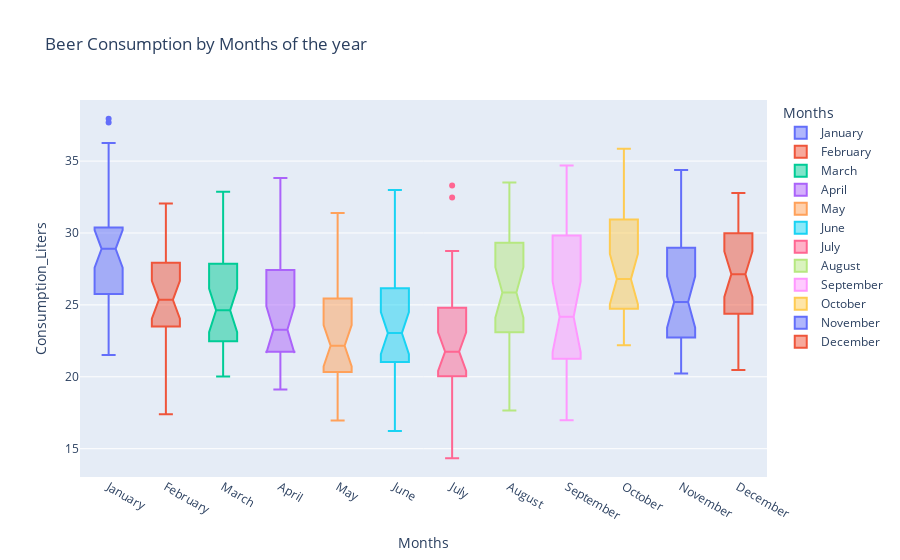

Source (notebook cell):
### Markdown cell above
##### How much beer was consumed each month?

### Code cell
fig = px.box(df, x="Months", y="Consumption_Liters", color="Months", orientation='v', notched=True, title = 'Beer Consumption by Months of the year' )

fig.show()

### Figure 1 — Plotly figure (JSON) as saved in the notebook; plotly's stock layout.template omitted (floating-point values rounded to 4 significant figures)
{"data": [{"alignmentgroup": "True", "hovertemplate": "Months=%{x}<br>Consumption_Liters=%{y}<extra></extra>", "legendgroup": "January", "marker": {"color": "#636efa"}, "name": "January", "notched": true, "offsetgroup": "January", "orientation": "v", "showlegend": true, "type": "box", "x": ["January", "January", "January", "January", "January", "January", "January", "January", "January", "January", "January", "January", "January", "January", "January", "January", "January", "January", "January", "January", "January", "January", "January", "January", "January", "January", "January", "January", "January", "January", "January"], "x0": " ", "xaxis": "x", "y": [25.46, 28.97, 30.81, 29.8, 28.9, 28.22, 29.73, 28.4, 24.89, 37.94, 36.25, 25.74, 26.99, 31.82, 25.72, 29.94, 37.69, 30.52, 29.27, 35.13, 29.13, 25.8, 21.78, 28.35, 31.09, 21.52, 29.97, 22.6, 22.7, 26.84, 27.03], "y0": " ", "yaxis": "y"}, {"alignmentgroup": "True", "hovertemplate": "Months=%{x}<br>Consumption_Liters=%{y}<extra></extra>", "legendgroup": "February", "marker": {"color": "#EF553B"}, "name": "February", "notched": true, "offsetgroup": "February", "orientation": "v", "showlegend": true, "type": "box", "x": ["February", "February", "February", "February", "February", "February", "February", "February", "February", "February", "February", "February", "February", "February", "February", "February", "February", "February", "February", "February", "February", "February", "February", "February", "February", "February", "February", "February"], "x0": " ", "xaxis": "x", "y": [32.06, 24.1, 31.66, 24.74, 19.95, 22.82, 28.89, 29.93, 24.06, 21.14, 26.8, 26.39, 24.22, 30.23, 24.97, 25.34, 17.4, 21.39, 22.92, 24.57, 30.94, 30.82, 25.69, 26.96, 25.37, 22.78, 26.24, 26.47], "y0": " ", "yaxis": "y"}, {"alignmentgroup": "True", "hovertemplate": "Months=%{x}<br>Consumption_Liters=%{y}<extra></extra>", "legendgroup": "March", "marker": {"color": "#00cc96"}, "name": "March", "notched": true, "offsetgroup": "March", "orientation": "v", "showlegend": true, "type": "box", "x": ["March", "March", "March", "March", "March", "March", "March", "March", "March", "March", "March", "March", "March", "March", "March", "March", "March", "March", "March", "March", "March", "March", "March", "March", "March", "March", "March", "March", "March", "March", "March"], "x0": " ", "xaxis": "x", "y": [27.48, 28.75, 24.15, 22.99, 30.3, 22.65, 29.09, 24.62, 20.02, 23.04, 22.93, 22.41, 21.28, 28.84, 32.87, 20.9, 26.27, 20.17, 23.63, 24.21, 28.63, 25.86, 21.41, 21.62, 22.4, 27.99, 24.97, 29.76, 26.12, 25.85, 24.93], "y0": " ", "yaxis": "y"}, {"alignmentgroup": "True", "hovertemplate": "Months=%{x}<br>Consumption_Liters=%{y}<extra></extra>", "legendgroup": "April", "marker": {"color": "#ab63fa"}, "name": "April", "notched": true, "offsetgroup": "April", "orientation": "v", "showlegend": true, "type": "box", "x": ["April", "April", "April", "April", "April", "April", "April", "April", "April", "April", "April", "April", "April", "April", "April", "April", "April", "April", "April", "April", "April", "April", "April", "April", "April", "April", "April", "April", "April", "April"], "x0": " ", "xaxis": "x", "y": [21.98, 22.12, 24.87, 33.45, 32.71, 22.36, 21.0, 23.36, 20.3, 24.86, 30.5, 25.07, 22.62, 22.0, 23.47, 21.73, 21.59, 33.82, 28.03, 24.3, 31.11, 19.11, 23.2, 24.39, 27.42, 30.48, 21.84, 20.81, 19.76, 20.45], "y0": " ", "yaxis": "y"}, {"alignmentgroup": "True", "hovertemplate": "Months=%{x}<br>Consumption_Liters=%{y}<extra></extra>", "legendgroup": "May", "marker": {"color": "#FFA15A"}, "name": "May", "notched": true, "offsetgroup": "May", "orientation": "v", "showlegend": true, "type": "box", "x": ["May", "May", "May", "May", "May", "May", "May", "May", "May", "May", "May", "May", "May", "May", "May", "May", "May", "May", "May", "May", "May", "May", "May", "May", "May", "May", "May", "May", "May", "May", "May"], "x0": " ", "xaxis": "x", "y": [17.94, 25.27, 28.05, 25.32, 21.83, 20.68, 19.14, 18.15, 25.49, 23.54, 16.96, 19.05, 17.29, 20.3, 20.54, 23.7, 28.41, 21.07, 24.21, 19.52, 20.79, 20.43, 27.25, 31.39, 26.07, 22.16, 24.26, 24.68, 21.25, 25.94, 26.08], "y0": " ", "yaxis": "y"}, {"alignmentgroup": "True", "hovertemplate": "Months=%{x}<br>Consumption_Liters=%{y}<extra></extra>", "legendgroup": "June", "marker": {"color": "#19d3f3"}, "name": "June", "notched": true, "offsetgroup": "June", "orientation": "v", "showlegend": true, "type": "box", "x": ["June", "June", "June", "June", "June", "June", "June", "June", "June", "June", "June", "June", "June", "June", "June", "June", "June", "June", "June", "June", "June", "June", "June", "June", "June", "June", "June", "June", "June", "June"], "x0": " ", "xaxis": "x", "y": [16.23, 20.11, 21.05, 22.77, 25.14, 31.13, 30.5, 26.15, 21.33, 22.01, 24.61, 22.38, 29.61, 32.98, 19.12, 21.03, 23.9, 24.53, 16.75, 23.05, 28.86, 23.02, 27.15, 17.24, 19.46, 21.86, 24.23, 27.59, 24.86, 20.16], "y0": " ", "yaxis": "y"}, {"alignmentgroup": "True", "hovertemplate": "Months=%{x}<br>Consumption_Liters=%{y}<extra></extra>", "legendgroup": "July", "marker": {"color": "#FF6692"}, "name": "July", "notched": true, "offsetgroup": "July", "orientation": "v", "showlegend": true, "type": "box", "x": ["July", "July", "July", "July", "July", "July", "July", "July", "July", "July", "July", "July", "July", "July", "July", "July", "July", "July", "July", "July", "July", "July", "July", "July", "July", "July", "July", "July", "July", "July", "July"], "x0": " ", "xaxis": "x", "y": [20.82, 19.73, 14.94, 24.63, 21.29, 18.45, 21.24, 19.85, 20.74, 25.7, 26.69, 33.3, 25.64, 23.94, 28.74, 21.75, 22.03, 24.83, 32.47, 20.62, 21.82, 14.34, 19.03, 21.1, 20.74, 25.23, 18.98, 19.64, 22.52, 24.23, 24.73], "y0": " ", "yaxis": "y"}, {"alignmentgroup": "True", "hovertemplate": "Months=%{x}<br>Consumption_Liters=%{y}<extra></extra>", "legendgroup": "August", "marker": {"color": "#B6E880"}, "name": "August", "notched": true, "offsetgroup": "August", "orientation": "v", "showlegend": true, "type": "box", "x": ["August", "August", "August", "August", "August", "August", "August", "August", "August", "August", "August", "August", "August", "August", "August", "August", "August", "August", "August", "August", "August", "August", "August", "August", "August", "August", "August", "August", "August", "August", "August"], "x0": " ", "xaxis": "x", "y": [32.47, 31.66, 25.87, 27.72, 22.04, 26.13, 26.58, 31.31, 33.52, 23.18, 24.18, 24.59, 22.61, 25.48, 29.62, 26.27, 22.54, 23.07, 26.02, 17.66, 23.24, 30.18, 27.52, 23.21, 21.09, 23.36, 17.89, 22.22, 31.68, 31.83, 28.44], "y0": " ", "yaxis": "y"}, {"alignmentgroup": "True", "hovertemplate": "Months=%{x}<br>Consumption_Liters=%{y}<extra></extra>", "legendgroup": "September", "marker": {"color": "#FF97FF"}, "name": "September", "notched": true, "offsetgroup": "September", "orientation": "v", "showlegend": true, "type": "box", "x": ["September", "September", "September", "September", "September", "September", "September", "September", "September", "September", "September", "September", "September", "September", "September", "September", "September", "September", "September", "September", "September", "September", "September", "September", "September", "September", "September", "September", "September", "September"], "x0": " ", "xaxis": "x", "y": [22.39, 20.68, 24.22, 19.34, 21.83, 23.57, 20.23, 17.07, 16.98, 21.52, 21.45, 21.81, 21.25, 20.46, 30.77, 25.34, 33.93, 26.31, 31.84, 34.7, 29.83, 26.36, 32.59, 30.34, 29.41, 29.64, 32.18, 17.73, 24.11, 28.03], "y0": " ", "yaxis": "y"}, {"alignmentgroup": "True", "hovertemplate": "Months=%{x}<br>Consumption_Liters=%{y}<extra></extra>", "legendgroup": "October", "marker": {"color": "#FECB52"}, "name": "October", "notched": true, "offsetgroup": "October", "orientation": "v", "showlegend": true, "type": "box", "x": ["October", "October", "October", "October", "October", "October", "October", "October", "October", "October", "October", "October", "October", "October", "October", "October", "October", "October", "October", "October", "October", "October", "October", "October", "October", "October", "October", "October", "October", "October", "October"], "x0": " ", "xaxis": "x", "y": [22.66, 27.49, 24.88, 24.86, 24.68, 22.3, 30.33, 33.18, 23.85, 33.33, 34.5, 26.25, 26.52, 26.79, 35.86, 27.39, 32.67, 22.2, 24, 27.87, 31.14, 23.07, 26.59, 27.66, 26.59, 28.08, 27.58, 24.86, 22.63, 31.65, 35.78], "y0": " ", "yaxis": "y"}, {"alignmentgroup": "True", "hovertemplate": "Months=%{x}<br>Consumption_Liters=%{y}<extra></extra>", "legendgroup": "November", "marker": {"color": "#636efa"}, "name": "November", "notched": true, "offsetgroup": "November", "orientation": "v", "showlegend": true, "type": "box", "x": ["November", "November", "November", "November", "November", "November", "November", "November", "November", "November", "November", "November", "November", "November", "November", "November", "November", "November", "November", "November", "November", "November", "November", "November", "November", "November", "November", "November", "November", "November"], "x0": " ", "xaxis": "x", "y": [24.43, 20.65, 22.74, 21.48, 23.13, 20.57, 24.33, 28.61, 28.46, 27.96, 29.57, 29.27, 28.65, 26.84, 29.39, 24.61, 26.96, 23.61, 22.96, 20.33, 30.39, 31.93, 21.66, 21.69, 25.12, 25.29, 28.98, 34.38, 30.62, 20.24], "y0": " ", "yaxis": "y"}, {"alignmentgroup": "True", "hovertemplate": "Months=%{x}<br>Consumption_Liters=%{y}<extra></extra>", "legendgroup": "December", "marker": {"color": "#EF553B"}, "name": "December", "notched": true, "offsetgroup": "December", "orientation": "v", "showlegend": true, "type": "box", "x": ["December", "December", "December", "December", "December", "December", "December", "December", "December", "December", "December", "December", "December", "December", "December", "December", "December", "December", "December", "December", "December", "December", "December", "December", "December", "December", "December", "December", "December", "December", "December"], "x0": " ", "xaxis": "x", "y": [24.53, 30.47, 28.41, 29.51, 32.45, 32.78, 23.38, 27.71, 27.14, 22.93, 30.74, 29.58, 29.19, 28.13, 28.62, 21.06, 24.34, 27.04, 32.54, 30.13, 24.83, 26.83, 26.47, 31.57, 26.31, 21.95, 32.31, 26.09, 22.31, 20.47, 22.45], "y0": " ", "yaxis": "y"}], "layout": {"boxmode": "overlay", "legend": {"title": {"text": "Months"}, "tracegroupgap": 0}, "title": {"text": "Beer Consumption by Months of the year"}, "xaxis": {"anchor": "y", "categoryarray": ["January", "February", "March", "April", "May", "June", "July", "August", "September", "October", "November", "December"], "categoryorder": "array", "domain": [0, 1], "title": {"text": "Months"}}, "yaxis": {"anchor": "x", "domain": [0, 1], "title": {"text": "Consumption_Liters"}}}}
